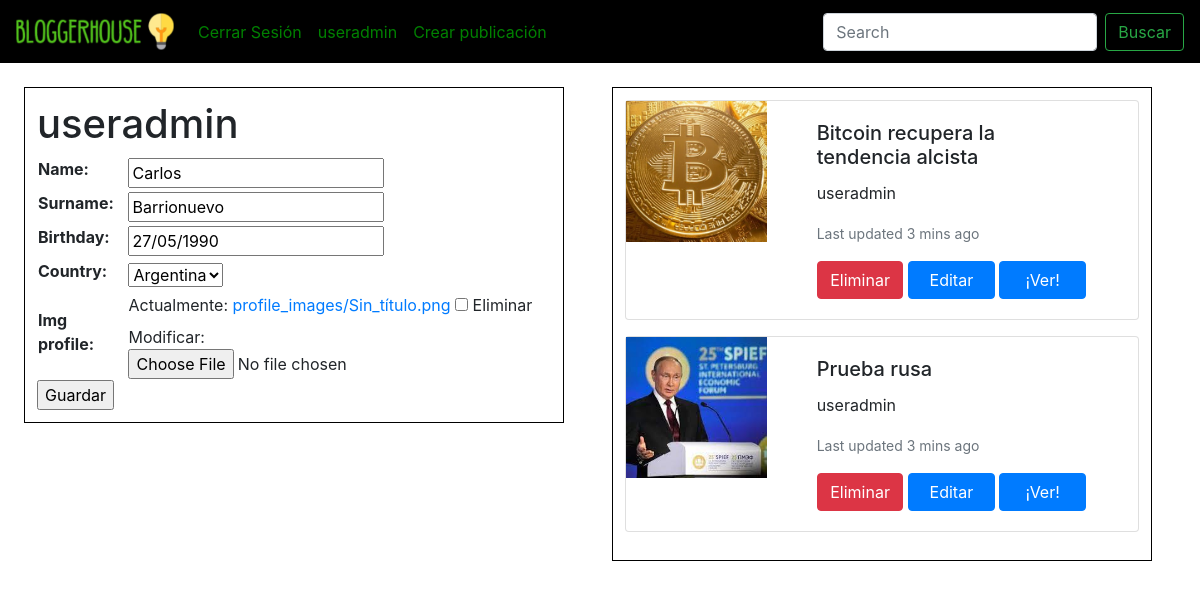
The app's page /users/profile/ (signed in), older data.
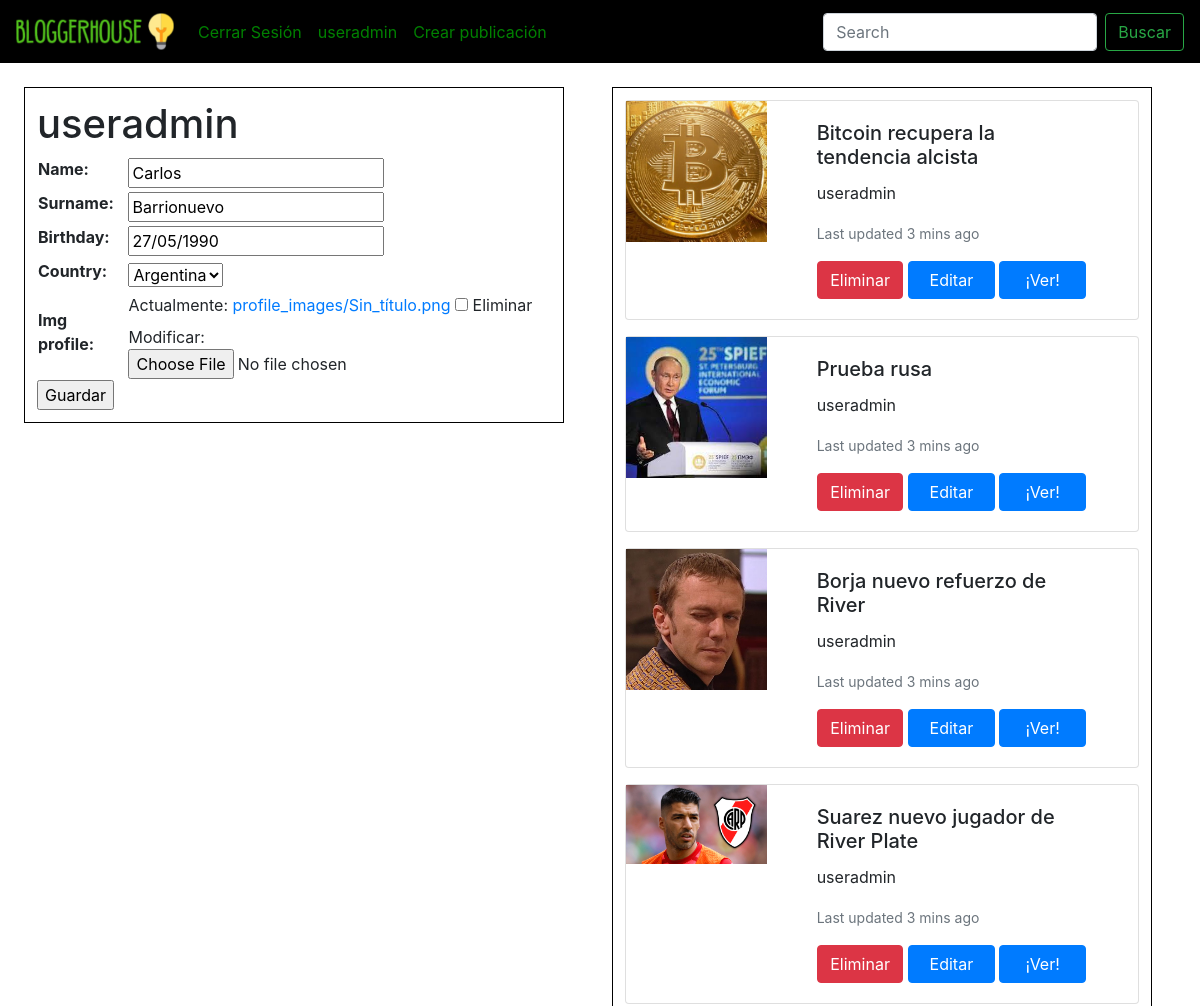
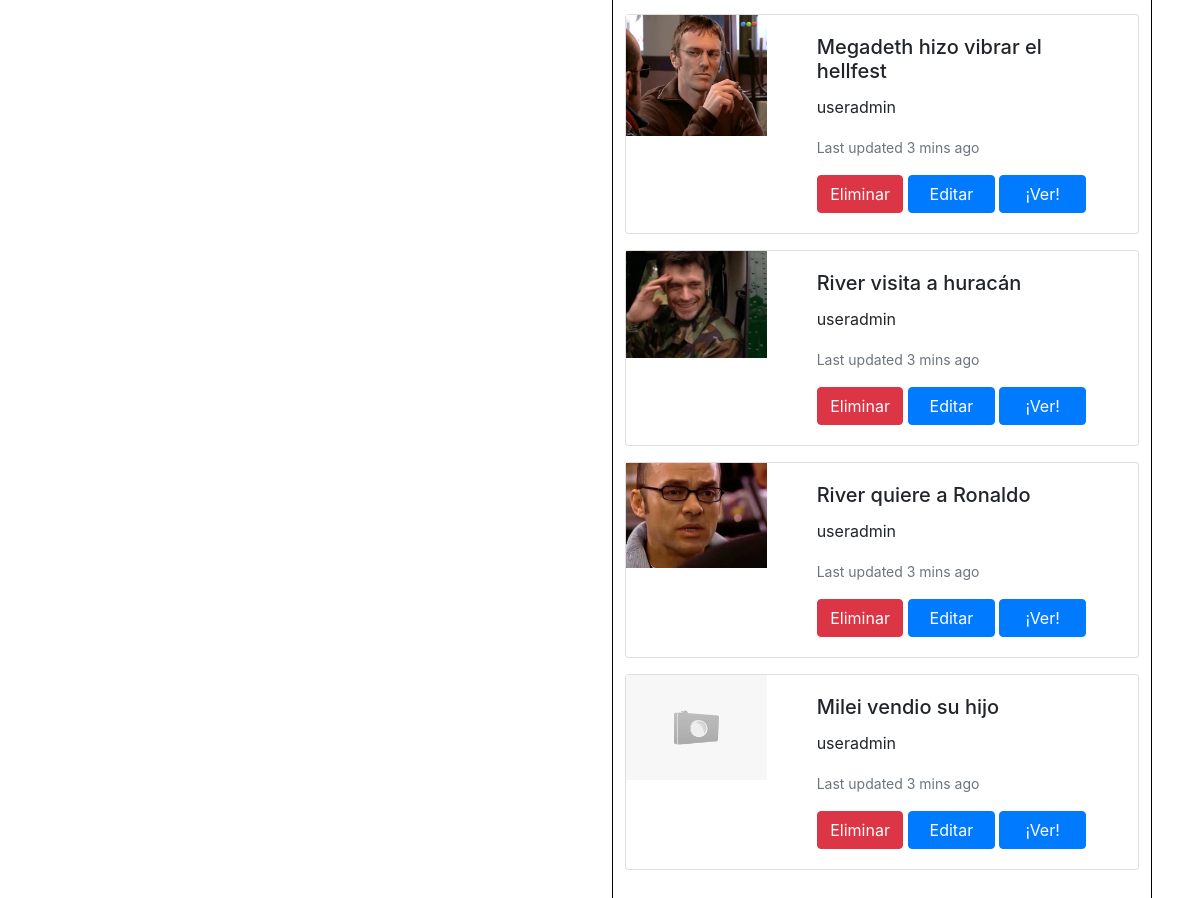
The same page, newer data (2 pictures, top to bottom).
### publicaciones/models.py (models this page shows)
class publicacion(models.Model):
    user = models.ForeignKey(User,on_delete=models.CASCADE)
    title = models.CharField(max_length=40,blank=False,null=False)
    content = models.TextField(null = False)
    category = models.ForeignKey(categoria,on_delete=models.RESTRICT)
    dt_creation = models.DateTimeField(default = timezone.now)
    dt_update = models.DateTimeField(default = timezone.now)
    main_image = models.ImageField(upload_to = 'post_image', default ='post_image/post-image-default-2.png', blank=True, null=True)
    is_active = models.BooleanField(default=True)
    class Meta:
        verbose_name = 'Publicación'
        verbose_name_plural = 'Publicaciones'

### users/views.py (the view)
# urls.py: path('profile/',profile_view, name='profile')
def profile_view(request):
    posts = get_user_posts(request)
    if posts is None:
        aux = {'errors': 'Aún no tienes publicaciones'}
    else:
        aux = {'posts': posts}
    try:
        user_profile = Profile.objects.get(user = request.user.id)
    except:
        user_profile = None
    if user_profile is None:
        context = create_profile_view(request)
    else:
        context = update_profile_view(request,user_profile)
    context.update(aux)
    return render(request,'user_profile/user_profile_template.html',context = context)

### users/forms.py
class profile_form(forms.ModelForm):
    class Meta:
        model = Profile
        fields = ['name','surname','birthday','country','img_profile']

### users/models.py (called while the page is built)
    def __str__(self):
        return self.name

### users/views.py (called while the page is built)
def update_profile_view(request,profile):
    if request.method == 'POST':
        form = profile_form(request.POST, request.FILES or None,instance = profile)
        if form.is_valid():
            form.save()
            form = profile_form(instance = form.instance)
            context = {'form': form}
    else:
        form = profile_form(instance = profile)
        context = {'form':form}
    return context

def get_user_posts(request):
    publicaciones = publicacion.objects.filter(user = request.user)
    if not publicaciones.exists():
        publicaciones = None
    return publicaciones

### templates/user_profile/user_profile_template.html (shortened to what this page needs)
{% extends 'base.html' %}
{% block contenido %}
<div class = 'profile-div'>
    {% if form %}
        <h1>{{request.user}}</h1>
        <form action="" method="POST" enctype="multipart/form-data">
            <table>
                {{form.as_table}}
            </table>
            <input type="submit" value = "Guardar">
        </form>
    {% endif%}
</div>
<div class = 'profile-div'>
    {% if posts %}
     {% for post in posts %}
        <div class="card mb-3" style="width: 100%;">
            <div class="row g-0">
              <div class="col-md-4">
                <img src="{{post.main_image.url}}" class="img-fluid rounded-start" alt="...">
              </div>
              <div class="col-md-8">
                <div class="card-body">
                  <h5 class="card-title">{{post.title}}</h5>
                  <p class="card-text">{{post.user}}</p>
                  <p class="card-text"><small class="text-muted">Last updated 3 mins ago</small></p>
                  <p class="card-text">
                    <a href="/posts/delete-post/{{post.id}}/" class="btn btn-danger btn-card">Eliminar</a>
                    <a href="/posts/update-post/{{post.id}}/" class="btn btn-primary btn-card">Editar</a>
                    <a href="/posts/detail-post/{{post.id}}/" class="btn btn-primary btn-card">¡Ver!</a>
                  </p>
                </div>
              </div>
            </div>
          </div>
        {% endfor %}
     {% else %}
          <h2>Aún no hay publicaciones</h2>
     {% endif %}
</div>
{% endblock %}

Row changes from the older to the newer data that the page shows:
added publicacion: main_image (picture), title "Borja nuevo refuerzo de River", user "useradmin"
added publicacion: main_image (picture), title "Suarez nuevo jugador de River Plate", user "useradmin"
added publicacion: main_image (picture), title "Megadeth hizo vibrar el hellfest", user "useradmin"
added publicacion: main_image (picture), title "River visita a huracán", user "useradmin"
added publicacion: main_image (placeholder picture), title "River quiere a Ronaldo", user "useradmin"
added publicacion: main_image (placeholder picture), title "Milei vendio su hijo", user "useradmin"
